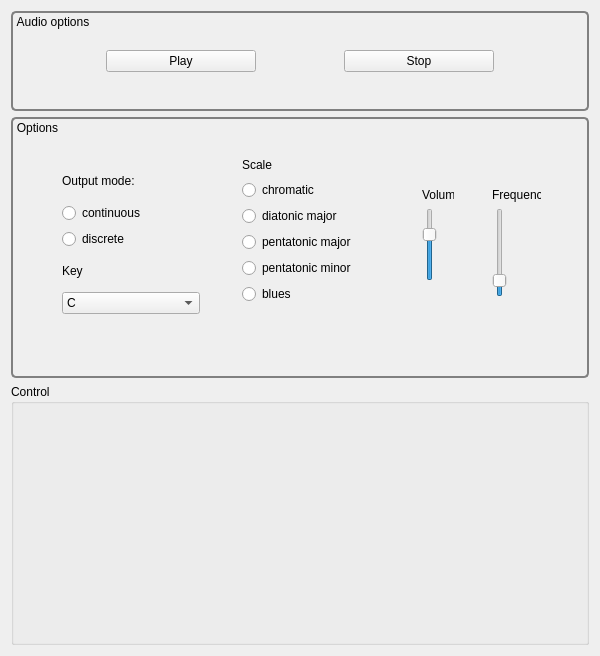
<?xml version="1.0" encoding="UTF-8"?>
<ui version="4.0">
 <class>Theremin</class>
 <widget class="QMainWindow" name="Theremin">
  <property name="geometry">
   <rect>
    <x>0</x>
    <y>0</y>
    <width>600</width>
    <height>656</height>
   </rect>
  </property>
  <property name="windowTitle">
   <string>Theremin</string>
  </property>
  <widget class="QWidget" name="centralWidget">
   <layout class="QVBoxLayout" name="verticalLayout_3">
    <item>
     <widget class="QGroupBox" name="groupBox_5">
      <property name="maximumSize">
       <size>
        <width>16777215</width>
        <height>100</height>
       </size>
      </property>
      <property name="styleSheet">
       <string notr="true">QGroupBox { 
   border: 2px solid gray; 
   border-radius: 5px; 
}

QGroupBox::title { 
    background-color: transparent;
    subcontrol-position: top left; /* position at the top left*/ 
    padding-top: 4px;
    padding-left: 4px;
 } </string>
      </property>
      <property name="title">
       <string>Audio options</string>
      </property>
      <layout class="QHBoxLayout" name="horizontalLayout_2">
       <item>
        <widget class="QPushButton" name="play_pushButton">
         <property name="maximumSize">
          <size>
           <width>150</width>
           <height>16777215</height>
          </size>
         </property>
         <property name="text">
          <string>Play</string>
         </property>
        </widget>
       </item>
       <item>
        <widget class="QPushButton" name="stop_pushButton">
         <property name="maximumSize">
          <size>
           <width>150</width>
           <height>16777215</height>
          </size>
         </property>
         <property name="text">
          <string>Stop</string>
         </property>
        </widget>
       </item>
      </layout>
     </widget>
    </item>
    <item>
     <widget class="QGroupBox" name="groupBox">
      <property name="styleSheet">
       <string notr="true">QGroupBox { 
   border: 2px solid gray; 
   border-radius: 5px; 
}

QGroupBox::title { 
    background-color: transparent;
    subcontrol-position: top left; /* position at the top left*/ 
    padding-top: 4px;
    padding-left: 4px;
 } </string>
      </property>
      <property name="title">
       <string>Options</string>
      </property>
      <widget class="QWidget" name="verticalLayoutWidget">
       <property name="geometry">
        <rect>
         <x>400</x>
         <y>60</y>
         <width>54</width>
         <height>115</height>
        </rect>
       </property>
       <layout class="QVBoxLayout" name="verticalLayout">
        <item>
         <widget class="QLabel" name="volume_label">
          <property name="text">
           <string>Volume</string>
          </property>
         </widget>
        </item>
        <item>
         <widget class="QSlider" name="volume_verticalSlider">
          <property name="minimum">
           <number>1</number>
          </property>
          <property name="maximum">
           <number>10</number>
          </property>
          <property name="value">
           <number>7</number>
          </property>
          <property name="orientation">
           <enum>Qt::Vertical</enum>
          </property>
         </widget>
        </item>
       </layout>
      </widget>
      <widget class="QWidget" name="verticalLayoutWidget_2">
       <property name="geometry">
        <rect>
         <x>220</x>
         <y>27</y>
         <width>160</width>
         <height>171</height>
        </rect>
       </property>
       <layout class="QVBoxLayout" name="verticalLayout_2">
        <item>
         <widget class="QLabel" name="scale_label">
          <property name="text">
           <string>Scale</string>
          </property>
         </widget>
        </item>
        <item>
         <widget class="QRadioButton" name="scale_chromatic_radioButton">
          <property name="text">
           <string>chromatic</string>
          </property>
          <attribute name="buttonGroup">
           <string notr="true">scale_buttonGroup</string>
          </attribute>
         </widget>
        </item>
        <item>
         <widget class="QRadioButton" name="scale_diatonic_radioButton">
          <property name="text">
           <string>diatonic major</string>
          </property>
          <attribute name="buttonGroup">
           <string notr="true">scale_buttonGroup</string>
          </attribute>
         </widget>
        </item>
        <item>
         <widget class="QRadioButton" name="scale_pentatonic_major_radioButton">
          <property name="text">
           <string>pentatonic major</string>
          </property>
          <attribute name="buttonGroup">
           <string notr="true">scale_buttonGroup</string>
          </attribute>
         </widget>
        </item>
        <item>
         <widget class="QRadioButton" name="scale_pentatonic_minor_radioButton">
          <property name="text">
           <string>pentatonic minor</string>
          </property>
          <attribute name="buttonGroup">
           <string notr="true">scale_buttonGroup</string>
          </attribute>
         </widget>
        </item>
        <item>
         <widget class="QRadioButton" name="scale_blues_radioButton">
          <property name="text">
           <string>blues</string>
          </property>
          <attribute name="buttonGroup">
           <string notr="true">scale_buttonGroup</string>
          </attribute>
         </widget>
        </item>
       </layout>
      </widget>
      <widget class="QWidget" name="verticalLayoutWidget_3">
       <property name="geometry">
        <rect>
         <x>40</x>
         <y>37</y>
         <width>160</width>
         <height>171</height>
        </rect>
       </property>
       <layout class="QVBoxLayout" name="verticalLayout_4">
        <item>
         <widget class="QLabel" name="output_mode_label">
          <property name="text">
           <string>Output mode:</string>
          </property>
         </widget>
        </item>
        <item>
         <widget class="QRadioButton" name="output_mode_continuous_radioButton">
          <property name="text">
           <string>continuous</string>
          </property>
          <attribute name="buttonGroup">
           <string notr="true">output_mode_buttonGroup</string>
          </attribute>
         </widget>
        </item>
        <item>
         <widget class="QRadioButton" name="output_mode_discrete_radioButton">
          <property name="text">
           <string>discrete</string>
          </property>
          <attribute name="buttonGroup">
           <string notr="true">output_mode_buttonGroup</string>
          </attribute>
         </widget>
        </item>
        <item>
         <widget class="QLabel" name="label_2">
          <property name="text">
           <string>Key</string>
          </property>
         </widget>
        </item>
        <item>
         <widget class="QComboBox" name="key_comboBox">
          <property name="currentIndex">
           <number>3</number>
          </property>
          <item>
           <property name="text">
            <string>A</string>
           </property>
          </item>
          <item>
           <property name="text">
            <string>A#</string>
           </property>
          </item>
          <item>
           <property name="text">
            <string>B</string>
           </property>
          </item>
          <item>
           <property name="text">
            <string>C</string>
           </property>
          </item>
          <item>
           <property name="text">
            <string>C#</string>
           </property>
          </item>
          <item>
           <property name="text">
            <string>D</string>
           </property>
          </item>
          <item>
           <property name="text">
            <string>D#</string>
           </property>
          </item>
          <item>
           <property name="text">
            <string>E</string>
           </property>
          </item>
          <item>
           <property name="text">
            <string>F</string>
           </property>
          </item>
          <item>
           <property name="text">
            <string>F#</string>
           </property>
          </item>
          <item>
           <property name="text">
            <string>G</string>
           </property>
          </item>
          <item>
           <property name="text">
            <string>G#</string>
           </property>
          </item>
         </widget>
        </item>
       </layout>
      </widget>
      <widget class="QWidget" name="verticalLayoutWidget_4">
       <property name="geometry">
        <rect>
         <x>470</x>
         <y>60</y>
         <width>71</width>
         <height>131</height>
        </rect>
       </property>
       <layout class="QVBoxLayout" name="verticalLayout_5">
        <item>
         <widget class="QLabel" name="frequency_label">
          <property name="text">
           <string>Frequency</string>
          </property>
         </widget>
        </item>
        <item>
         <widget class="QSlider" name="frequency_verticalSlider">
          <property name="minimum">
           <number>20</number>
          </property>
          <property name="maximum">
           <number>2000</number>
          </property>
          <property name="sliderPosition">
           <number>261</number>
          </property>
          <property name="orientation">
           <enum>Qt::Vertical</enum>
          </property>
         </widget>
        </item>
       </layout>
      </widget>
     </widget>
    </item>
    <item>
     <widget class="QGroupBox" name="groupBox_2">
      <property name="title">
       <string>Control</string>
      </property>
     </widget>
    </item>
   </layout>
  </widget>
 </widget>
 <layoutdefault spacing="6" margin="11"/>
 <resources/>
 <connections/>
 <buttongroups>
  <buttongroup name="scale_buttonGroup"/>
  <buttongroup name="output_mode_buttonGroup"/>
 </buttongroups>
</ui>
